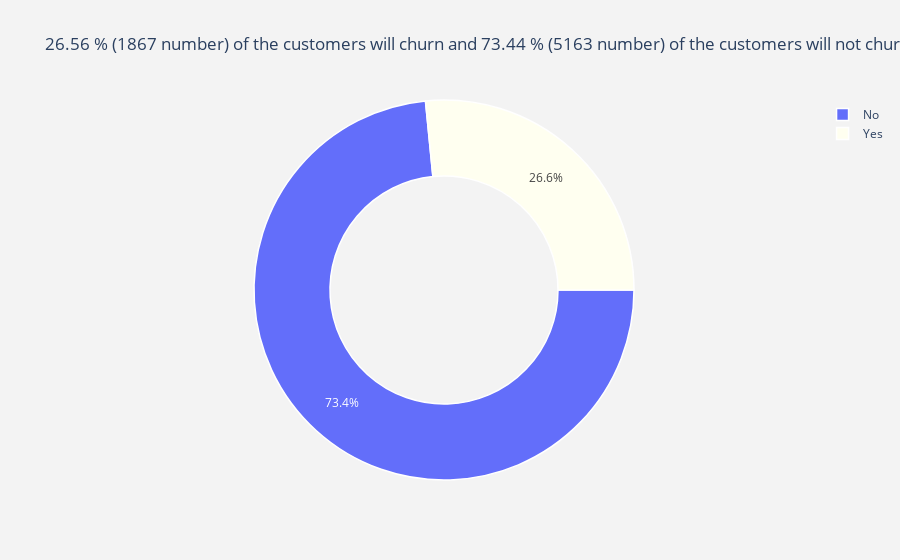

Notebook code cell kept with this figure:
### Code cell
import plotly.graph_objs as go
import plotly.offline as po

# Visualization of Total Customer Churn

churn_labels = data["Churn"].value_counts().keys().tolist()
churn_values = data["Churn"].value_counts().values.tolist()

plot_data= [go.Pie(labels = churn_labels,values = churn_values,marker = dict(colors = [ 'yello', 'Ivory'],line = dict(color = "white",width = 1.5)),rotation = 90,hoverinfo = "label+value+text",hole = .6)
]

# Total Number of Customers that will churn
count_churn_yes = data[data.Churn == 'Yes'].shape[0]
# Total Number of Customers that will not churn
count_churn_no = data[data.Churn == 'No'].shape[0]

# Percentage of customer that will churn
percent_churn_yes = round((count_churn_yes / (count_churn_yes + count_churn_no) * 100),2)
# Percentage of customer that will not churn (retain)
percent_churn_no = round((count_churn_no / (count_churn_yes + count_churn_no) * 100 ),2)


plot_layout = go.Layout(dict(title = f'{percent_churn_yes} % ({count_churn_yes} number) of the customers will churn and {percent_churn_no} % ({count_churn_no} number) of the customers will not churn',
                   plot_bgcolor = "rgb(243,243,243)",
                  paper_bgcolor = "rgb(243,243,243)",))


fig = go.Figure(data=plot_data, layout=plot_layout)
po.iplot(fig)

### Figure 1 — Plotly figure (JSON) as saved in the notebook; plotly's stock layout.template omitted (floating-point values rounded to 4 significant figures)
{"data": [{"hole": 0.6, "hoverinfo": "label+value+text", "labels": ["No", "Yes"], "marker": {"colors": ["yello", "Ivory"], "line": {"color": "white", "width": 1.5}}, "rotation": 90, "type": "pie", "values": [5163, 1867]}], "layout": {"paper_bgcolor": "rgb(243,243,243)", "plot_bgcolor": "rgb(243,243,243)", "title": {"text": "26.56 % (1867 number) of the customers will churn and 73.44 % (5163 number) of the customers will not churn"}}}
